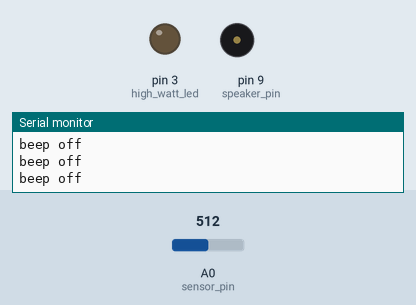
Recording of a sketch running on a simulated Arduino Uno, built with avr-gcc and run on an emulated ATmega328P. On the bench: output pins drawn as LEDs (lit = HIGH), buzzer (waves = sounding), the last lines printed to the serial monitor. The inputs (shaded band) are chosen by the test bench; at power-on: A0 (sensor_pin) = 512.

Above: at 1.2 s.
1.3 s: A0 (sensor_pin) set to 1014
4.3 s: A0 (sensor_pin) set to 1023
At 4.6 s:
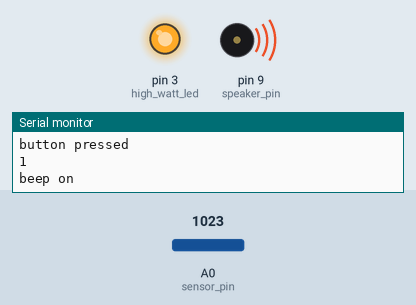
At 6.6 s:
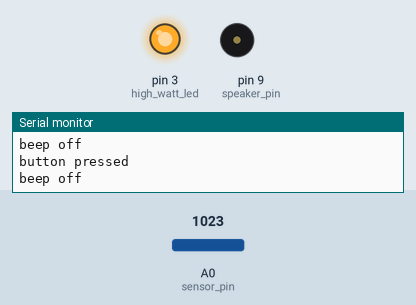
Timing chart, 0 to 8.1 s (numbered marks = the images above; inputs shaded):
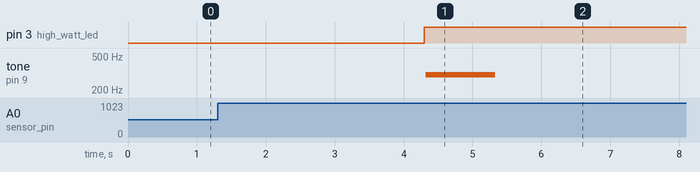

Measured:
- the behaviour switches between 1022 and 1023 on A0 (sensor_pin) (found by bisection; images 0 and 1)
- after the input at 4.3 s, pin 3 (high_watt_led): LOW → HIGH at once; tone on pin 9 (speaker_pin): silent → 300 Hz at once, → silent 1.0 s later

The sketch:

030319_sconce_speaker_led_v1.ino
```cpp
/* Key Sconce: Touch Sensor + Speaker
    03/04/19 (Monday)
    Emily Lin

    Notes: When button is pressed the speaker will beep for 1 second
    Next Step: Make tune
*/


int sensor_pin = A0;
int high_watt_led = 3;
int speaker_pin = 9; //PWM pin to control the volume through Pulse Width

int touch_state;
int counter;


void setup() {
  Serial.begin(9600);
  pinMode(high_watt_led, OUTPUT);
  pinMode(speaker_pin, OUTPUT);
}

void loop() {
  touch_state = analogRead(sensor_pin);

//if button is pressed, start counting
 if (touch_state == 1023){
  //turn led on
  digitalWrite(high_watt_led, HIGH);

  Serial.println("button pressed");
  counter++; // add to counter

  // if counter is less than 2 seconds
  if(counter < 2){
    Serial.println(counter);
    beep_on(); //start beeps
    delay(1000);
  } else {
    beep_off(); //stop beeps
  }
 } else {
  //turn led off
  digitalWrite(high_watt_led, LOW);

  counter = 0; //reset counter
  beep_off();  //turn beep off
 }
}

//function for stopping beep
void beep_off(){
  noTone(speaker_pin);
  Serial.println("beep off");
}

//function for beeping
void beep_on(){
  tone(speaker_pin,300);
  Serial.println("beep on");
}
```
